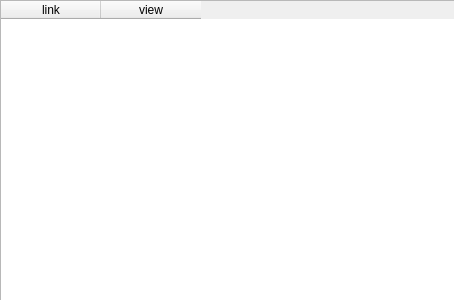
<?xml version="1.0" encoding="UTF-8"?>
<ui version="4.0">
 <class>Dialog</class>
 <widget class="QDialog" name="Dialog">
  <property name="geometry">
   <rect>
    <x>0</x>
    <y>0</y>
    <width>454</width>
    <height>300</height>
   </rect>
  </property>
  <property name="windowTitle">
   <string>Dialog</string>
  </property>
  <widget class="QTableWidget" name="tableWidget">
   <property name="geometry">
    <rect>
     <x>0</x>
     <y>0</y>
     <width>711</width>
     <height>301</height>
    </rect>
   </property>
   <column>
    <property name="text">
     <string>link</string>
    </property>
   </column>
   <column>
    <property name="text">
     <string>view</string>
    </property>
   </column>
  </widget>
 </widget>
 <resources/>
 <connections/>
</ui>
